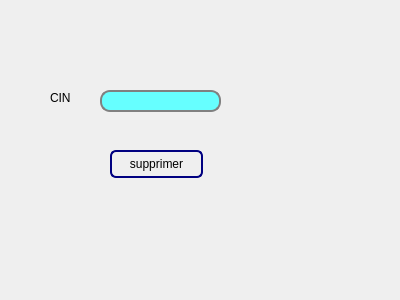
<?xml version="1.0" encoding="UTF-8"?>
<ui version="4.0">
 <class>supprimer</class>
 <widget class="QDialog" name="supprimer">
  <property name="geometry">
   <rect>
    <x>0</x>
    <y>0</y>
    <width>400</width>
    <height>300</height>
   </rect>
  </property>
  <property name="windowTitle">
   <string>Dialog</string>
  </property>
  <property name="styleSheet">
   <string notr="true">  QPushButton {
         border: 2px solid #8f8f91;
         border-radius: 6px;
         background-color: qlineargradient(x1: 0, y1: 0, x2: 0, y2: 1,
                                           stop: 0 #f6f7fa, stop: 1 #dadbde);
         min-width: 80px;
     }

     QPushButton:pressed {
         background-color: qlineargradient(x1: 0, y1: 0, x2: 0, y2: 1,
                                           stop: 0 #dadbde, stop: 1 #f6f7fa);
     }

     QPushButton:flat {
         border: none; /* no border for a flat push button */
     }

     QPushButton:default {
         border-color: navy; /* make the default button prominent */
     }
 QLineEdit {
     border: 2px solid gray;
     border-radius: 10px;
     padding: 0 8px;
     background: #66ffff	;
     selection-background-color: darkgray;
 }
   QTabWidget::pane { /* The tab widget frame */
         border-top: 2px solid #C2C7CB;
     }

     QTabWidget::tab-bar {
         left: 5px; /* move to the right by 5px */
     }

     /* Style the tab using the tab sub-control. Note that
         it reads QTabBar _not_ QTabWidget */
     QTabBar::tab {
         background: qlineargradient(x1: 0, y1: 0, x2: 0, y2: 1,
                                     stop: 0 #E1E1E1, stop: 0.4 #DDDDDD,
                                     stop: 0.5 #D8D8D8, stop: 1.0 #D3D3D3);
         border: 2px solid #C4C4C3;
         border-bottom-color: #C2C7CB; /* same as the pane color */
         border-top-left-radius: 4px;
         border-top-right-radius: 4px;
         min-width: 8ex;
         padding: 2px;
     }

     QTabBar::tab:selected, QTabBar::tab:hover {
         background: qlineargradient(x1: 0, y1: 0, x2: 0, y2: 1,
                                     stop: 0 #fafafa, stop: 0.4 #f4f4f4,
                                     stop: 0.5 #e7e7e7, stop: 1.0 #fafafa);
     }

     QTabBar::tab:selected {
         border-color: #9B9B9B;
         border-bottom-color: #C2C7CB; /* same as pane color */
     }

     QTabBar::tab:!selected {
         margin-top: 2px; /* make non-selected tabs look smaller */
     }
</string>
  </property>
  <widget class="QLabel" name="label_4">
   <property name="geometry">
    <rect>
     <x>50</x>
     <y>90</y>
     <width>81</width>
     <height>16</height>
    </rect>
   </property>
   <property name="text">
    <string>CIN</string>
   </property>
  </widget>
  <widget class="QLineEdit" name="le_id_supp">
   <property name="geometry">
    <rect>
     <x>100</x>
     <y>90</y>
     <width>121</width>
     <height>22</height>
    </rect>
   </property>
  </widget>
  <widget class="QPushButton" name="pb_supprimer">
   <property name="geometry">
    <rect>
     <x>110</x>
     <y>150</y>
     <width>93</width>
     <height>28</height>
    </rect>
   </property>
   <property name="text">
    <string>supprimer</string>
   </property>
  </widget>
 </widget>
 <resources/>
 <connections/>
</ui>
